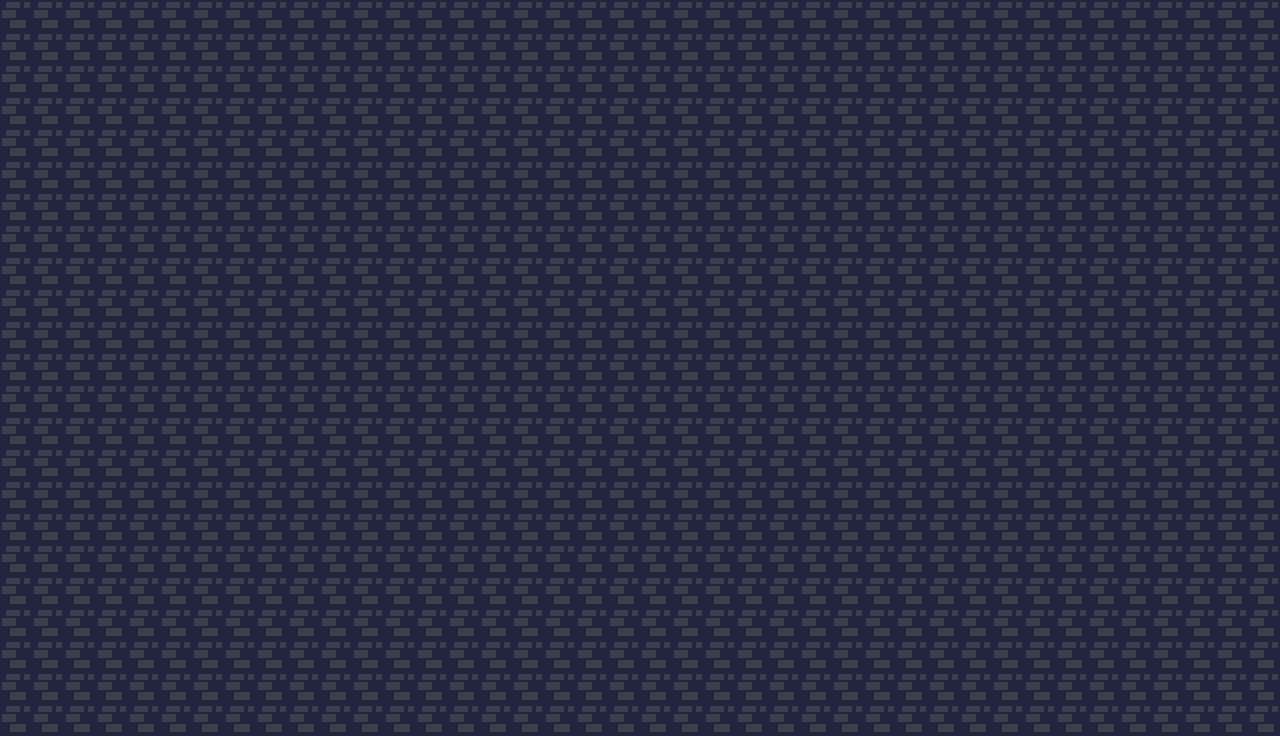

Tiled map render using the project's own tile images. Description and the whole map definition, tile-layer contents included, below:
An orthogonal 40x23 tile map with 32x32 px tiles, 1 tile layer (0), 1 hidden layer not drawn, 2 tilesets.

<map version="1.10" tiledversion="1.11.2" orientation="orthogonal" renderorder="right-down" width="40" height="23" tilewidth="32" tileheight="32" infinite="0" nextlayerid="5" nextobjectid="1">
 <tileset firstgid="1" source="../Tilesets/tileset_0.tsx" />
 <tileset firstgid="883" source="../Tilesets/Platform0.tsx" />
 <layer id="2" name="0" width="40" height="23">
  <data encoding="csv">
904,904,904,904,904,904,904,904,904,904,904,904,904,904,904,904,904,904,904,904,904,904,904,904,904,904,904,904,904,904,904,904,904,904,904,904,904,904,904,904,
904,904,904,904,904,904,904,904,904,904,904,904,904,904,904,904,904,904,904,904,904,904,904,904,904,904,904,904,904,904,904,904,904,904,904,904,904,904,904,904,
904,904,904,904,904,904,904,904,904,904,904,904,904,904,904,904,904,904,904,904,904,904,904,904,904,904,904,904,904,904,904,904,904,904,904,904,904,904,904,904,
904,904,904,904,904,904,904,904,904,904,904,904,904,904,904,904,904,904,904,904,904,904,904,904,904,904,904,904,904,904,904,904,904,904,904,904,904,904,904,904,
904,904,904,904,904,904,904,904,904,904,904,904,904,904,904,904,904,904,904,904,904,904,904,904,904,904,904,904,904,904,904,904,904,904,904,904,904,904,904,904,
904,904,904,904,904,904,904,904,904,904,904,904,904,904,904,904,904,904,904,904,904,904,904,904,904,904,904,904,904,904,904,904,904,904,904,904,904,904,904,904,
904,904,904,904,904,904,904,904,904,904,904,904,904,904,904,904,904,904,904,904,904,904,904,904,904,904,904,904,904,904,904,904,904,904,904,904,904,904,904,904,
904,904,904,904,904,904,904,904,904,904,904,904,904,904,904,904,904,904,904,904,904,904,904,904,904,904,904,904,904,904,904,904,904,904,904,904,904,904,904,904,
904,904,904,904,904,904,904,904,904,904,904,904,904,904,904,904,904,904,904,904,904,904,904,904,904,904,904,904,904,904,904,904,904,904,904,904,904,904,904,904,
904,904,904,904,904,904,904,904,904,904,904,904,904,904,904,904,904,904,904,904,904,904,904,904,904,904,904,904,904,904,904,904,904,904,904,904,904,904,904,904,
904,904,904,904,904,904,904,904,904,904,904,904,904,904,904,904,904,904,904,904,904,904,904,904,904,904,904,904,904,904,904,904,904,904,904,904,904,904,904,904,
904,904,904,904,904,904,904,904,904,904,904,904,904,904,904,904,904,904,904,904,904,904,904,904,904,904,904,904,904,904,904,904,904,904,904,904,904,904,904,904,
904,904,904,904,904,904,904,904,904,904,904,904,904,904,904,904,904,904,904,904,904,904,904,904,904,904,904,904,904,904,904,904,904,904,904,904,904,904,904,904,
904,904,904,904,904,904,904,904,904,904,904,904,904,904,904,904,904,904,904,904,904,904,904,904,904,904,904,904,904,904,904,904,904,904,904,904,904,904,904,904,
904,904,904,904,904,904,904,904,904,904,904,904,904,904,904,904,904,904,904,904,904,904,904,904,904,904,904,904,904,904,904,904,904,904,904,904,904,904,904,904,
904,904,904,904,904,904,904,904,904,904,904,904,904,904,904,904,904,904,904,904,904,904,904,904,904,904,904,904,904,904,904,904,904,904,904,904,904,904,904,904,
904,904,904,904,904,904,904,904,904,904,904,904,904,904,904,904,904,904,904,904,904,904,904,904,904,904,904,904,904,904,904,904,904,904,904,904,904,904,904,904,
904,904,904,904,904,904,904,904,904,904,904,904,904,904,904,904,904,904,904,904,904,904,904,904,904,904,904,904,904,904,904,904,904,904,904,904,904,904,904,904,
904,904,904,904,904,904,904,904,904,904,904,904,904,904,904,904,904,904,904,904,904,904,904,904,904,904,904,904,904,904,904,904,904,904,904,904,904,904,904,904,
904,904,904,904,904,904,904,904,904,904,904,904,904,904,904,904,904,904,904,904,904,904,904,904,904,904,904,904,904,904,904,904,904,904,904,904,904,904,904,904,
904,904,904,904,904,904,904,904,904,904,904,904,904,904,904,904,904,904,904,904,904,904,904,904,904,904,904,904,904,904,904,904,904,904,904,904,904,904,904,904,
904,904,904,904,904,904,904,904,904,904,904,904,904,904,904,904,904,904,904,904,904,904,904,904,904,904,904,904,904,904,904,904,904,904,904,904,904,904,904,904,
904,904,904,904,904,904,904,904,904,904,904,904,904,904,904,904,904,904,904,904,904,904,904,904,904,904,904,904,904,904,904,904,904,904,904,904,904,904,904,904
</data>
 </layer>
 <layer id="1" name="1" width="40" height="23" visible="0">
  <data encoding="csv">
904,904,904,904,904,904,904,905,0,0,0,0,0,0,0,0,0,0,0,0,0,0,0,0,0,0,0,0,0,0,0,0,0,0,0,0,0,0,0,0,
904,904,904,904,904,904,904,905,0,0,0,0,0,0,0,0,0,0,0,0,0,0,0,0,0,0,0,0,0,0,0,0,0,0,0,0,0,0,0,0,
904,904,904,904,904,904,904,905,0,0,0,0,0,0,0,0,0,0,883,884,884,884,884,884,884,884,884,884,884,884,884,885,0,0,0,0,0,0,0,0,
904,904,904,904,904,904,904,905,0,0,0,0,0,0,0,0,0,0,903,904,904,904,904,904,904,904,904,904,904,904,904,905,0,0,0,0,0,0,0,0,
904,904,904,904,904,904,904,925,0,0,0,0,0,0,0,0,0,0,923,924,924,924,924,924,924,924,924,924,924,924,924,925,0,0,0,0,0,0,0,0,
904,904,904,904,904,904,905,0,0,0,0,0,0,0,0,0,0,0,0,0,0,0,0,0,0,0,0,0,0,0,0,0,0,0,0,0,0,0,0,0,
904,904,904,904,904,904,905,0,0,0,0,0,0,0,0,0,0,0,0,0,0,0,0,0,0,0,0,0,0,0,0,0,0,0,0,0,0,0,0,0,
904,904,904,904,904,904,905,0,0,0,0,0,0,0,0,0,0,0,0,0,0,0,0,0,0,0,0,0,0,0,0,0,0,0,0,0,0,0,0,0,
904,904,904,904,904,904,905,0,0,0,0,0,0,0,0,0,0,0,0,0,0,0,0,0,0,0,0,0,0,0,0,0,0,0,0,0,0,0,0,0,
904,904,904,904,904,904,905,0,0,0,0,0,0,0,0,0,0,0,0,0,0,0,0,0,0,0,0,0,0,0,0,0,0,0,0,0,0,0,0,0,
904,904,904,904,904,904,905,0,0,0,0,0,0,0,0,0,0,0,0,0,0,0,0,0,0,0,0,0,0,0,0,0,0,0,0,0,0,0,0,0,
904,904,904,904,904,904,905,0,0,0,0,0,0,0,0,0,0,0,0,0,0,0,0,0,0,0,0,0,0,0,0,0,0,0,0,0,0,0,0,0,
924,924,924,924,924,924,925,0,0,0,0,0,0,0,0,0,0,0,0,0,0,0,0,0,0,0,0,0,0,0,0,0,0,0,0,0,0,0,0,0,
884,884,884,885,0,0,0,0,0,0,0,0,0,0,0,0,0,0,0,0,0,0,0,0,0,883,884,884,884,884,884,884,884,884,884,884,884,884,884,884,
904,904,904,905,0,0,0,0,0,0,0,0,0,0,0,0,0,0,0,0,0,0,0,0,0,903,904,904,904,904,904,904,904,904,904,904,904,904,904,904,
904,904,904,904,884,884,885,0,0,0,0,0,0,0,0,0,0,0,0,0,0,0,0,0,0,903,904,904,904,904,904,904,904,904,904,904,904,904,904,904,
904,904,904,904,904,904,904,884,884,885,0,0,0,0,0,0,0,0,0,0,0,0,0,0,0,903,904,904,904,904,904,904,904,904,904,904,904,904,904,904,
904,904,904,904,904,904,904,904,904,905,0,883,884,885,0,0,0,0,0,0,0,0,0,0,0,903,904,904,904,904,904,904,904,904,904,904,904,904,904,904,
904,904,904,904,904,904,904,904,904,905,0,903,904,905,0,0,0,0,0,0,0,0,0,0,0,903,904,904,904,904,904,904,904,904,904,904,904,904,904,904,
904,904,904,904,904,904,904,904,904,905,0,903,904,905,0,0,0,0,0,0,0,0,0,0,0,903,904,904,904,904,904,904,904,904,904,904,904,904,904,904,
904,904,904,904,904,904,904,904,904,905,0,903,904,905,0,0,0,0,0,0,0,0,0,0,0,903,904,904,904,904,904,904,904,904,904,904,904,904,904,904,
904,904,904,904,904,904,904,904,904,905,0,903,904,905,0,0,0,0,0,0,0,0,0,0,0,903,904,904,904,904,904,904,904,904,904,904,904,904,904,904,
904,904,904,904,904,904,904,904,904,905,0,903,904,905,0,0,0,0,0,0,0,0,0,0,0,903,904,904,904,904,904,904,904,904,904,904,904,904,904,904
</data>
 </layer>
</map>
